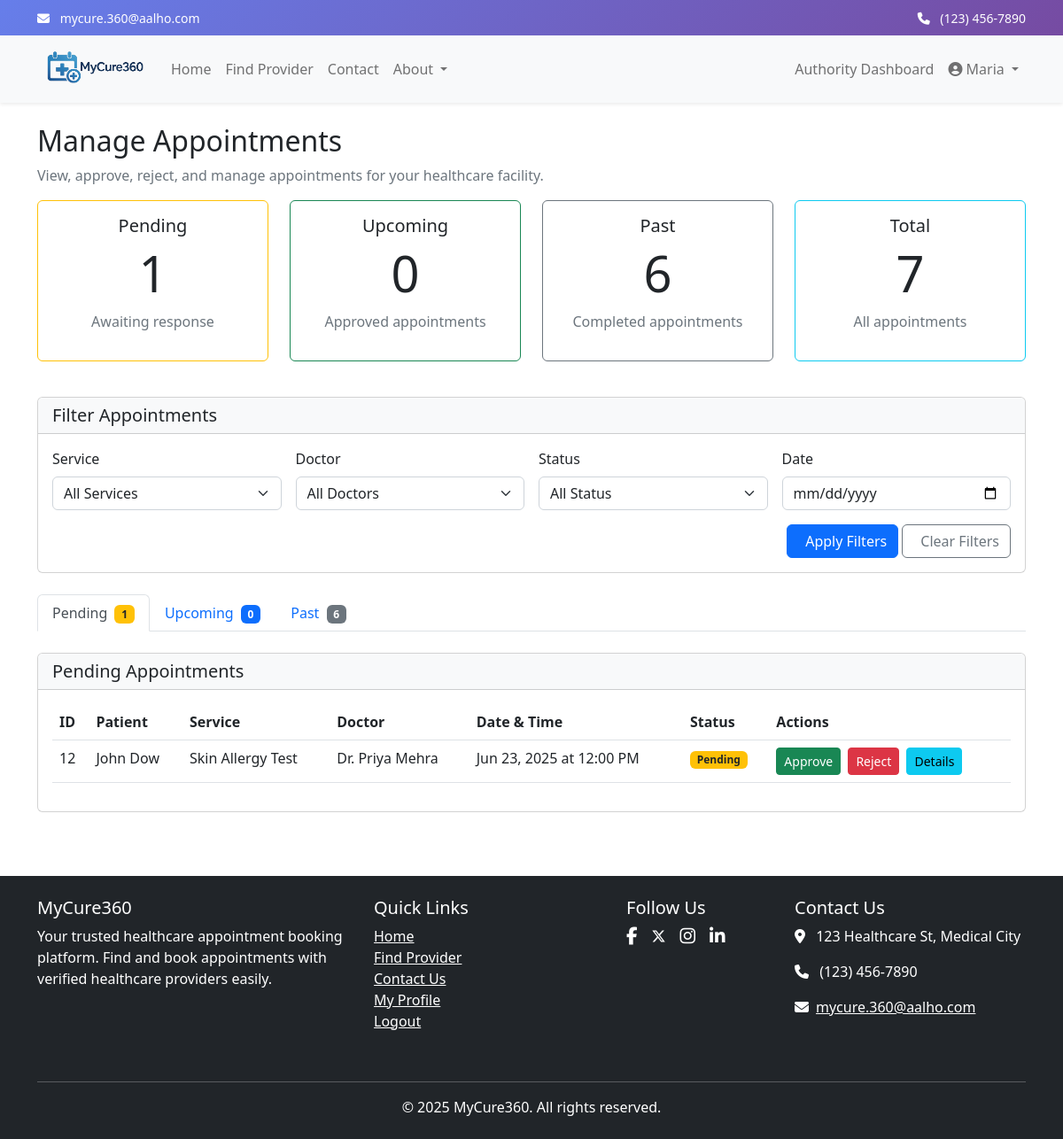
/authorities/appointments/ (signed in), run on an earlier commit of the app's database.
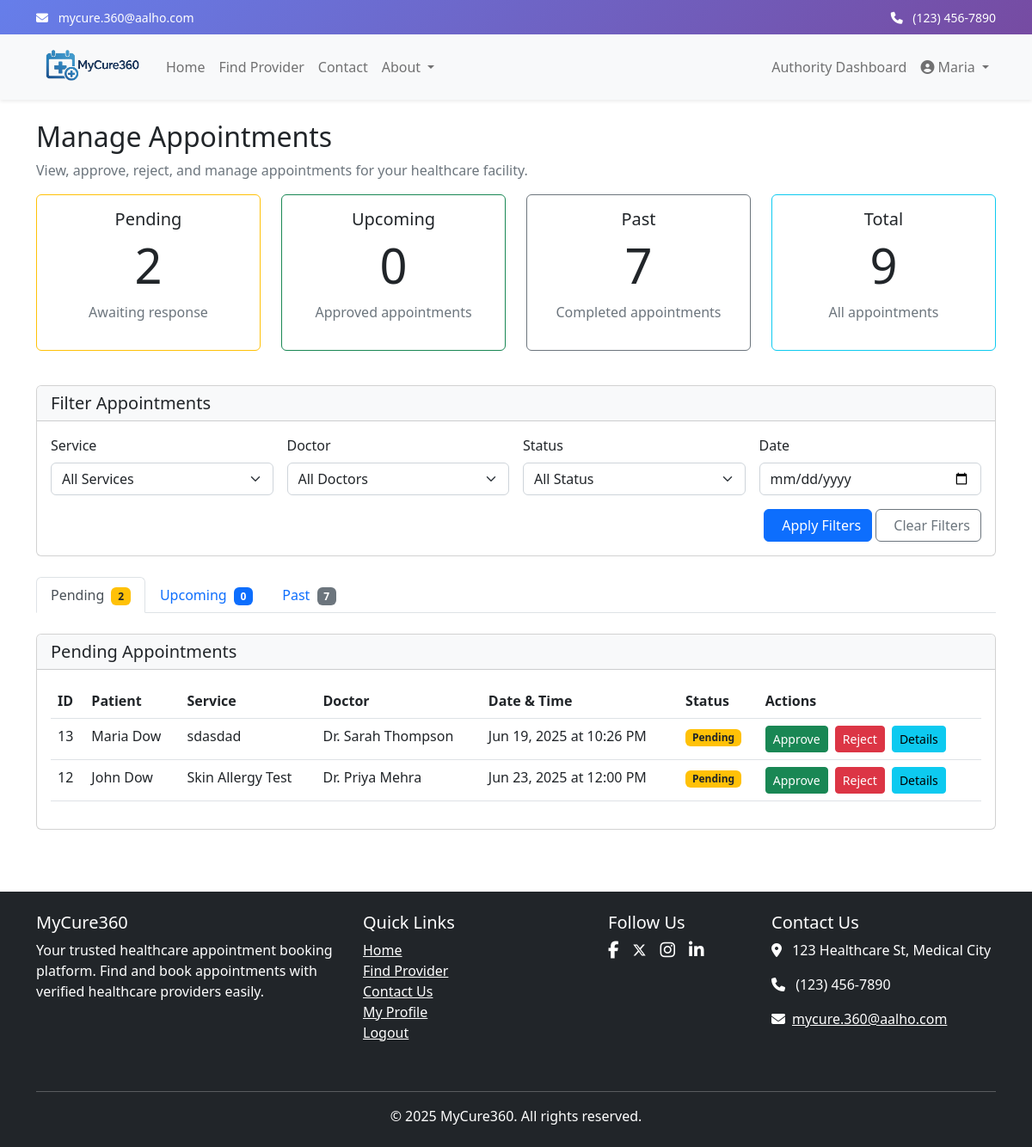
And on a later commit of the database.
### appointments/models.py (models this page shows, shortened)
class Appointment(models.Model):
    STATUS_CHOICES = (
        ('PENDING', 'Pending'),
        ('APPROVED', 'Approved'),
        ('REJECTED', 'Rejected'),
        ('COMPLETED', 'Completed'),
        ('CANCELLED', 'Cancelled'),
    )
    GENDER_CHOICES = (
        ('M', 'Male'),
        ('F', 'Female'),
        ('O', 'Other'),
    )
    user = models.ForeignKey(User, on_delete=models.CASCADE, related_name='appointments')
    authority = models.ForeignKey(Authority, on_delete=models.CASCADE, related_name='appointments')
    service = models.ForeignKey(Service, on_delete=models.CASCADE, related_name='appointments')
    doctor = models.ForeignKey(Doctor, on_delete=models.SET_NULL, related_name='appointments', blank=True, null=True)
    time_slot = models.ForeignKey(TimeSlot, on_delete=models.SET_NULL, related_name='appointments', null=True)
    patient_name = models.CharField(max_length=100, default='Unknown Patient')
    patient_email = models.EmailField(default='unknown@example.com')
    patient_phone = models.CharField(max_length=15, default='0000000000')
    patient_gender = models.CharField(max_length=1, choices=GENDER_CHOICES, default='M')
    patient_age = models.PositiveIntegerField(default=25)
    appointment_date = models.DateField()
    appointment_time = models.TimeField()
    status = models.CharField(max_length=10, choices=STATUS_CHOICES, default='PENDING')
    notes = models.TextField(blank=True, null=True)
    rejection_reason = models.TextField(blank=True, null=True)
    created_at = models.DateTimeField(auto_now_add=True)
    updated_at = models.DateTimeField(auto_now=True)
    class Meta:
        verbose_name = 'Appointment'
        verbose_name_plural = 'Appointments'
        db_table = 'appointments'
        ordering = ['-appointment_date', '-appointment_time']

### accounts/models.py (models this page shows, shortened)
class User(AbstractUser):
    USER_TYPE_CHOICES = (
        ('CUSTOMER', 'Customer'),
        ('AUTHORITY', 'Authority'),
        ('ADMIN', 'Admin'),
    )
    GENDER_CHOICES = (
        ('M', 'Male'),
        ('F', 'Female'),
        ('O', 'Other'),
        ('P', 'Prefer not to say'),
    )
    username = None
    email = models.EmailField(_('email address'), unique=True)
    phone_number = models.CharField(max_length=15, blank=True, null=True)
    user_type = models.CharField(max_length=10, choices=USER_TYPE_CHOICES, default='CUSTOMER')
    address = models.TextField(blank=True, null=True)
    date_of_birth = models.DateField(blank=True, null=True)
    gender = models.CharField(max_length=1, choices=GENDER_CHOICES, blank=True, null=True)
    age = models.PositiveIntegerField(blank=True, null=True)
    profile_picture = models.ImageField(upload_to='profile_pics/', blank=True, null=True)
    USERNAME_FIELD = 'email'
    REQUIRED_FIELDS = []
    objects = CustomUserManager()
    def __str__(self):
        return self.email
    class Meta:
        db_table = 'users'
        verbose_name = 'User'
        verbose_name_plural = 'Users'

### authorities/models.py (models this page shows, shortened)
class Service(models.Model):
    authority = models.ForeignKey(Authority, on_delete=models.CASCADE, related_name='services')
    name = models.CharField(max_length=255)
    description = models.TextField()
    doctors = models.ManyToManyField(Doctor, related_name='services', blank=True)
    price = models.DecimalField(max_digits=10, decimal_places=2)
    duration_minutes = models.PositiveIntegerField(default=30)
    is_active = models.BooleanField(default=True)
    created_at = models.DateTimeField(auto_now_add=True)
    updated_at = models.DateTimeField(auto_now=True)
    class Meta:
        verbose_name = 'Service'
        verbose_name_plural = 'Services'
        db_table = 'services'

class Doctor(models.Model):
    GENDER_CHOICES = (
        ('MALE', 'Male'),
        ('FEMALE', 'Female'),
        ('OTHER', 'Other'),
    )
    authority = models.ForeignKey(Authority, on_delete=models.CASCADE, related_name='doctors')
    name = models.CharField(max_length=255)
    specialization = models.CharField(max_length=255)
    qualification = models.CharField(max_length=255)
    experience_years = models.PositiveIntegerField()
    gender = models.CharField(max_length=6, choices=GENDER_CHOICES)
    photo = models.ImageField(upload_to='doctor_photos/', blank=True, null=True)
    email = models.EmailField(blank=True, null=True)
    phone = models.CharField(max_length=15, blank=True, null=True)
    bio = models.TextField(blank=True, null=True)
    consultation_fee = models.DecimalField(max_digits=10, decimal_places=2, blank=True, null=True)
    is_active = models.BooleanField(default=True)
    created_at = models.DateTimeField(auto_now_add=True)
    updated_at = models.DateTimeField(auto_now=True)
    class Meta:
        verbose_name = 'Doctor'
        verbose_name_plural = 'Doctors'
        db_table = 'doctors'

### authorities/views.py (the view)
    def wrapper(request, *args, **kwargs):
        if request.user.user_type != 'AUTHORITY':
            messages.error(request, "You don't have permission to access this page.")
            return redirect('home')
        try:
            request.user.authority_profile
        except Authority.DoesNotExist:
            messages.error(request, "Your authority profile is not set up. Please contact admin.")
            return redirect('home')
        return view_func(request, *args, **kwargs)

### authorities/views.py (called while the page is built)
def authority_required(view_func):
    def wrapper(request, *args, **kwargs):
        if request.user.user_type != 'AUTHORITY':
            messages.error(request, "You don't have permission to access this page.")
            return redirect('home')
        try:
            request.user.authority_profile
        except Authority.DoesNotExist:
            messages.error(request, "Your authority profile is not set up. Please contact admin.")
            return redirect('home')
        return view_func(request, *args, **kwargs)
    return wrapper

### authorities/templates/authorities/appointments.html (shortened to what the changed rows need)
{% extends 'base.html' %}
{% load static %}
{% block content %}
<div class="container py-4">
    <h1 class="h2">Manage Appointments</h1>
    <div class="row mb-4">
        <div class="col-md-3 mb-3">
            <div class="card h-100 border-warning">
                <div class="card-body text-center">
                    <h5 class="card-title">Pending</h5>
                    <h2 class="display-4">{{ total_pending }}</h2>
                    <p class="text-muted">Awaiting response</p>
                </div>
            </div>
        </div>
        <div class="col-md-3 mb-3">
            <div class="card h-100 border-success">
                <div class="card-body text-center">
                    <h2 class="display-4">{{ total_upcoming }}</h2>
                </div>
            </div>
        </div>
        <div class="col-md-3 mb-3">
            <div class="card h-100 border-secondary">
                <div class="card-body text-center">
                    <h5 class="card-title">Past</h5>
                    <h2 class="display-4">{{ total_past }}</h2>
                    <p class="text-muted">Completed appointments</p>
                </div>
            </div>
        </div>
        <div class="col-md-3 mb-3">
            <div class="card h-100 border-info">
                <div class="card-body text-center">
                    <h5 class="card-title">Total</h5>
                    <h2 class="display-4">{{ total_appointments }}</h2>
                    <p class="text-muted">All appointments</p>
                </div>
            </div>
        </div>
    </div>
    <ul class="nav nav-tabs mb-4" id="appointmentTabs" role="tablist">
        <li class="nav-item" role="presentation">
            <button class="nav-link active" id="pending-tab" data-bs-toggle="tab" data-bs-target="#pending" type="button" role="tab" aria-controls="pending" aria-selected="true">
                Pending
                <span class="badge bg-warning text-dark ms-1">{{ pending_appointments|length }}</span>
            </button>
        </li>
        <li class="nav-item" role="presentation">
            <button class="nav-link" id="past-tab" data-bs-toggle="tab" data-bs-target="#past" type="button" role="tab" aria-controls="past" aria-selected="false">
                Past
                <span class="badge bg-secondary ms-1">{{ past_appointments|length }}</span>
            </button>
        </li>
    </ul>
    <div class="tab-content" id="appointmentTabsContent">
        <div class="tab-pane fade show active" id="pending" role="tabpanel" aria-labelledby="pending-tab">
            <div class="card">
                <div class="card-body">
                    {% if pending_appointments %}
                    <div class="table-responsive">
                        <table class="table table-hover">
                            <thead>
                                <tr>
                                    <th>ID</th>
                                    <th>Patient</th>
                                    <th>Service</th>
                                    <th>Doctor</th>
                                    <th>Date & Time</th>
                                    <th>Status</th>
                                    <th>Actions</th>
                                </tr>
                            </thead>
                            <tbody>
                                {% for appointment in pending_appointments %}
                                <tr>
                                    <td>{{ appointment.id }}</td>
                                    <td>{{ appointment.user.get_full_name }}</td>
                                    <td>{{ appointment.service.name }}</td>
                                    <td>{% if appointment.doctor %}{{ appointment.doctor.name }}{% else %}Not Assigned{% endif %}</td>
                                    <td>{{ appointment.appointment_date|date:"M d, Y" }} at {{ appointment.appointment_time|time:"g:i A" }}</td>
                                    <td><span class="badge bg-warning text-dark">{{ appointment.get_status_display }}</span></td>
                                    <td>
                                        <a href="{% url 'approve_appointment' appointment.id %}" class="btn btn-sm btn-success me-1">
                                             Approve
                                        </a>
                                        <a href="{% url 'reject_appointment' appointment.id %}" class="btn btn-sm btn-danger me-1">
                                             Reject
                                        </a>
                                        <a href="{% url 'appointment_detail' appointment.id %}" class="btn btn-sm btn-info">
                                             Details
                                        </a>
                                    </td>
                                </tr>
                                {% endfor %}
                            </tbody>
                        </table>
                    </div>
                    {% else %}
                    <div class="text-center py-4">
                        <p class="text-muted">No pending appointments found.</p>
                    </div>
                    {% endif %}
                </div>
            </div>
        </div>
    </div>
</div>
{% endblock %}

What changed in the data, as far as the page shows it:
added Appointment: id "13", user.get_full_name "Maria Dow", service.name "sdasdad", doctor.name "Dr. Sarah Thompson", appointment_date "Jun 19, 2025", appointment_time "10:26 PM", status "Pending"
Also different on the page:
{{ total_pending }}: "1" → "2"
{{ total_past }}: "6" → "7"
{{ total_appointments }}: "7" → "9"
{{ pending_appointments|length }}: "1" → "2"
{{ past_appointments|length }}: "6" → "7"
